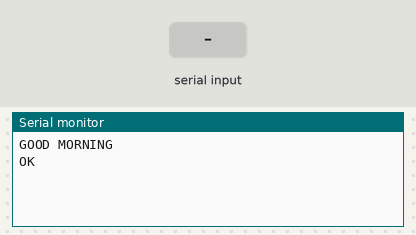
A sketch run on a simulated Arduino Uno, built with avr-gcc and run on an emulated ATmega328P. Shown: the last lines printed to the serial monitor. The test bench sets the inputs (shaded band). The modem accepts every AT command (registered, SIM ready, sends succeed) and sends nothing else.

Above: at 1.2 s.
1.3 s: "1" received over the second serial link
At 2.5 s:
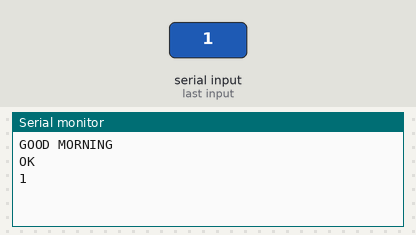
2.8 s: "0" received over the second serial link
At 3.7 s:
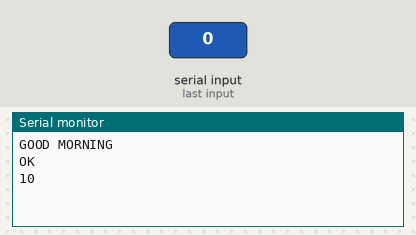

Measured:
- after the input at 1.3 s, the serial monitor: prints a new line at once (image 1)
- after the input at 2.8 s, the serial monitor: prints a new line at once (image 2)

The sketch:

esp8266.ino
```cpp
#include <SoftwareSerial.h>
SoftwareSerial esp8266 (8, 9); //RX, TX
void setup() {
  Serial.begin(115200);
  while(!Serial){;
  }
  Serial.println("GOOD MORNING");

  esp8266.begin(9600);
  esp8266.println("AT");
}

void loop() {
  if(esp8266.available()){
    Serial.write(esp8266.read());
  }
  if(Serial.available()){
    esp8266.write(Serial.read());
  }
}
```
